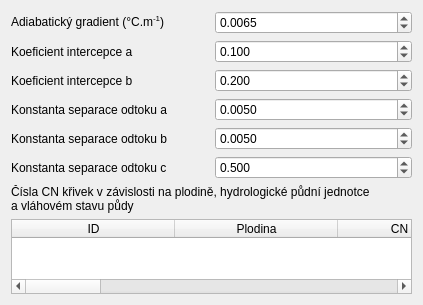
               <widget class="QWidget" name="page_2">
                <property name="geometry">
                 <rect>
                  <x>0</x>
                  <y>0</y>
                  <width>423</width>
                  <height>305</height>
                 </rect>
                </property>
                <attribute name="label">
                 <string>Hydrologický model</string>
                </attribute>
                <layout class="QGridLayout" name="gridLayout_33">
                 <item row="0" column="0">
                  <layout class="QGridLayout" name="gridLayout_32">
                   <item row="6" column="0">
                    <widget class="QLabel" name="label_27">
                     <property name="text">
                      <string>Konstanta separace odtoku a</string>
                     </property>
                    </widget>
                   </item>
                   <item row="4" column="0">
                    <widget class="QLabel" name="label_26">
                     <property name="text">
                      <string>Koeficient intercepce b</string>
                     </property>
                    </widget>
                   </item>
                   <item row="0" column="0">
                    <widget class="QLabel" name="label_24">
                     <property name="text">
                      <string>&lt;html&gt;&lt;head/&gt;&lt;body&gt;&lt;p&gt;Adiabatický gradient (°C.m&lt;span style=&quot; vertical-align:super;&quot;&gt;-1&lt;/span&gt;)&lt;/p&gt;&lt;/body&gt;&lt;/html&gt;</string>
                     </property>
                    </widget>
                   </item>
                   <item row="2" column="0">
                    <widget class="QLabel" name="label_25">
                     <property name="text">
                      <string>Koeficient intercepce a</string>
                     </property>
                    </widget>
                   </item>
                   <item row="10" column="0">
                    <widget class="QLabel" name="label_29">
                     <property name="text">
                      <string>Konstanta separace odtoku c</string>
                     </property>
                    </widget>
                   </item>
                   <item row="8" column="0">
                    <widget class="QLabel" name="label_28">
                     <property name="text">
                      <string>Konstanta separace odtoku b</string>
                     </property>
                    </widget>
                   </item>
                   <item row="0" column="1">
                    <widget class="QgsDoubleSpinBox" name="sbox_adiabata">
                     <property name="decimals">
                      <number>4</number>
                     </property>
                     <property name="value">
                      <double>0.006500000000000</double>
                     </property>
                    </widget>
                   </item>
                   <item row="2" column="1">
                    <widget class="QgsDoubleSpinBox" name="sbox_interc_a">
                     <property name="decimals">
                      <number>3</number>
                     </property>
                     <property name="value">
                      <double>0.100000000000000</double>
                     </property>
                    </widget>
                   </item>
                   <item row="4" column="1">
                    <widget class="QgsDoubleSpinBox" name="sbox_interc_b">
                     <property name="decimals">
                      <number>3</number>
                     </property>
                     <property name="value">
                      <double>0.200000000000000</double>
                     </property>
                    </widget>
                   </item>
                   <item row="6" column="1">
                    <widget class="QgsDoubleSpinBox" name="sbox_separ_a">
                     <property name="decimals">
                      <number>4</number>
                     </property>
                     <property name="value">
                      <double>0.005000000000000</double>
                     </property>
                    </widget>
                   </item>
                   <item row="8" column="1">
                    <widget class="QgsDoubleSpinBox" name="sbox_separ_b">
                     <property name="decimals">
                      <number>4</number>
                     </property>
                     <property name="value">
                      <double>0.005000000000000</double>
                     </property>
                    </widget>
                   </item>
                   <item row="10" column="1">
                    <widget class="QgsDoubleSpinBox" name="sbox_separ_c">
                     <property name="decimals">
                      <number>3</number>
                     </property>
                     <property name="value">
                      <double>0.500000000000000</double>
                     </property>
                    </widget>
                   </item>
                  </layout>
                 </item>
                 <item row="1" column="0">
                  <widget class="QLabel" name="label_34">
                   <property name="text">
                    <string>Čísla CN křivek v závislosti na plodině, hydrologické půdní jednotce
a vláhovém stavu půdy</string>
                   </property>
                  </widget>
                 </item>
                 <item row="2" column="0">
                  <widget class="QTableWidget" name="tw_CN">
                   <property name="sizePolicy">
                    <sizepolicy hsizetype="Preferred" vsizetype="Expanding">
                     <horstretch>0</horstretch>
                     <verstretch>0</verstretch>
                    </sizepolicy>
                   </property>
                   <property name="sizeAdjustPolicy">
                    <enum>QAbstractScrollArea::AdjustToContents</enum>
                   </property>
                   <property name="alternatingRowColors">
                    <bool>true</bool>
                   </property>
                   <property name="selectionMode">
                    <enum>QAbstractItemView::ExtendedSelection</enum>
                   </property>
                   <property name="rowCount">
                    <number>0</number>
                   </property>
                   <attribute name="horizontalHeaderDefaultSectionSize">
                    <number>163</number>
                   </attribute>
                   <attribute name="verticalHeaderVisible">
                    <bool>false</bool>
                   </attribute>
                   <column>
                    <property name="text">
                     <string>ID</string>
                    </property>
                   </column>
                   <column>
                    <property name="text">
                     <string>Plodina</string>
                    </property>
                   </column>
                   <column>
                    <property name="text">
                     <string>CN - A, Do</string>
                    </property>
                   </column>
                   <column>
                    <property name="text">
                     <string>CN - A, Šp</string>
                    </property>
                   </column>
                   <column>
                    <property name="text">
                     <string>CN - B, Do</string>
                    </property>
                   </column>
                   <column>
                    <property name="text">
                     <string>CN - B, Šp</string>
                    </property>
                   </column>
                   <column>
                    <property name="text">
                     <string>CN - C, Do</string>
                    </property>
                   </column>
                   <column>
                    <property name="text">
                     <string>CN - C, Šp</string>
                    </property>
                   </column>
                   <column>
                    <property name="text">
                     <string>CN - D, Do</string>
                    </property>
                   </column>
                   <column>
                    <property name="text">
                     <string>CN - D, Šp</string>
                    </property>
                   </column>
                  </widget>
                 </item>
                </layout>
               </widget>
